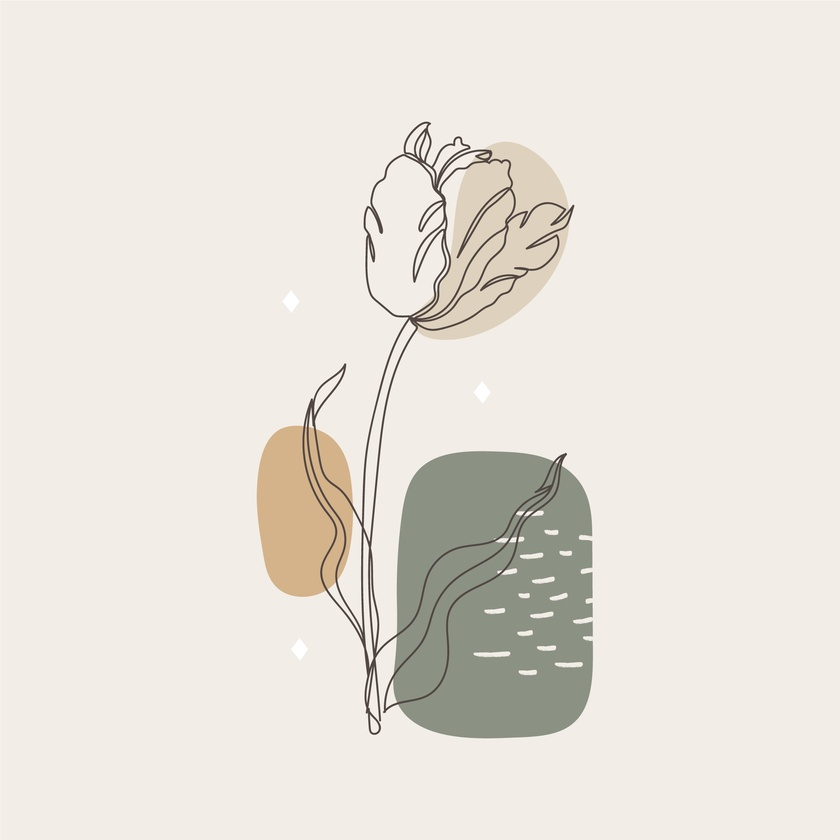
#> input picture MakeItCake/6733768.jpg, 840 x 840 px, shrunk from 2000 x 2000 before the run
$ python -i image_utils.py   (imports and definitions only)
#> lines starting #> are read from the running program, lines starting #| are printed output that depends on the picture; after the words box and inside, x2 and y2 are one past the last pixel; in counts of white or black regions, pixels touching at a corner belong together
import cv2
import svgwrite
from svgwrite.path import Path
from skimage.morphology import skeletonize
from skimage import img_as_ubyte
import tempfile
import requests
import io
from PIL import Image


# API Hugging Face
API_URL = "https://api-inference.huggingface.co/models/stabilityai/stable-diffusion-2-1"
headers = {"Authorization": "Bearer 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"}


def create_temp_folder():
    temp_folder = tempfile.mkdtemp()
    return temp_folder

# [11 lines left out: function contour_to_bezier, not called in this run]


def find_contour_bbox(image):
    binary = cv2.adaptiveThreshold(image, 255, cv2.ADAPTIVE_THRESH_GAUSSIAN_C, cv2.THRESH_BINARY_INV, 11, 2)

    contours, _ = cv2.findContours(binary, cv2.RETR_EXTERNAL, cv2.CHAIN_APPROX_SIMPLE)

    if not contours:
        return None

    # Инициализация начальных значений для области обрезки
    x_min = image.shape[1]
    y_min = image.shape[0]
    x_max = 0
    y_max = 0

    # Обновление области обрезки для каждого контура
    for contour in contours:
        x, y, w, h = cv2.boundingRect(contour)
        x_min = min(x_min, x)
        y_min = min(y_min, y)
        x_max = max(x_max, x + w)
        y_max = max(y_max, y + h)

    return x_min, y_min, x_max - x_min, y_max - y_min

def jpg_to_svg(input_path, output_path):
    # Загрузка изображения
#> called with input_path = '../6733768.jpg', output_path = 'out.png'
    image = cv2.imread(input_path, cv2.IMREAD_GRAYSCALE)
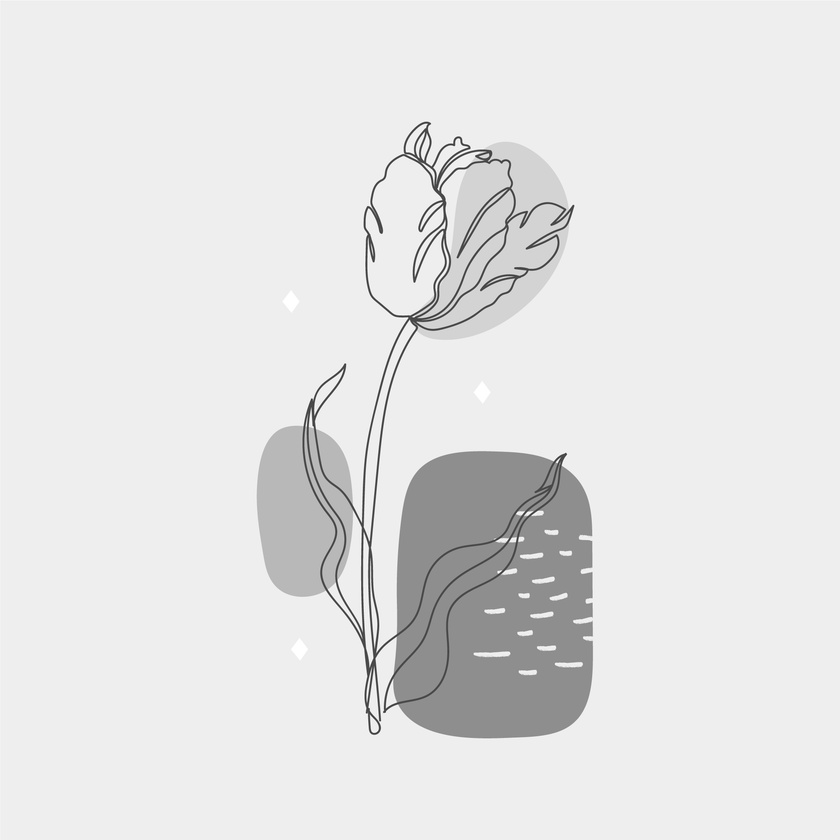
#> image: shape (840, 840); min 43, max 255, mean 227.4

    # Отражение изображения относительно оси Y
    image = cv2.flip(image, 0)
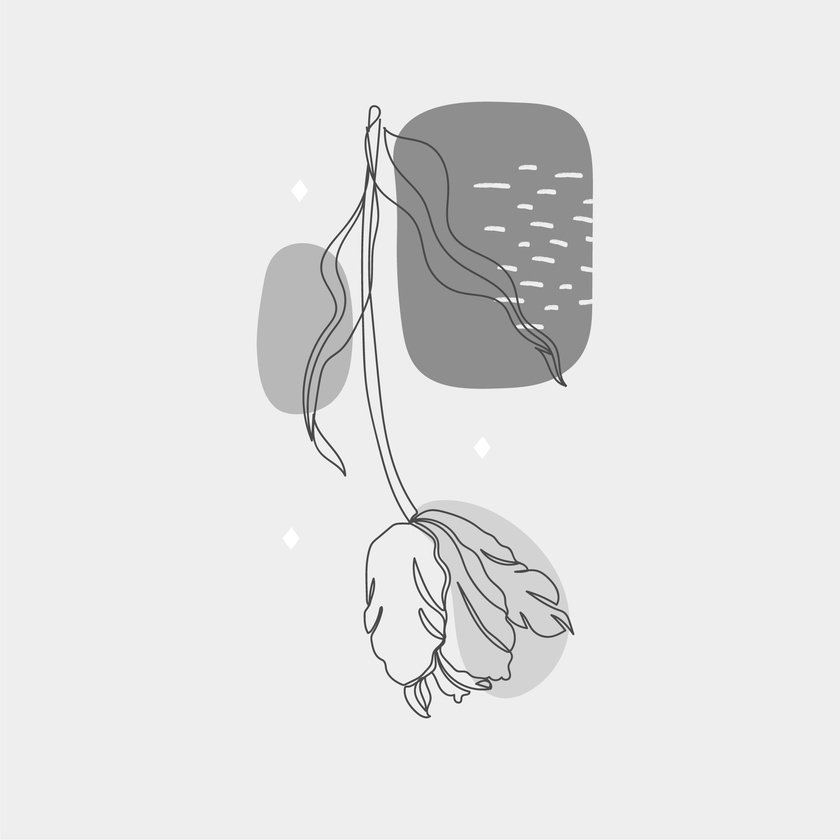
#> image: shape (840, 840); min 43, max 255, mean 227.4

    image = cv2.GaussianBlur(image, (5, 5), 0)

    # Определение области обрезки
    crop_params = find_contour_bbox(image)
#> in find_contour_bbox, `binary = cv2.adaptiveThreshold(image, 255, cv2.ADAPTIVE_THRESH_GAUSSIA..`:
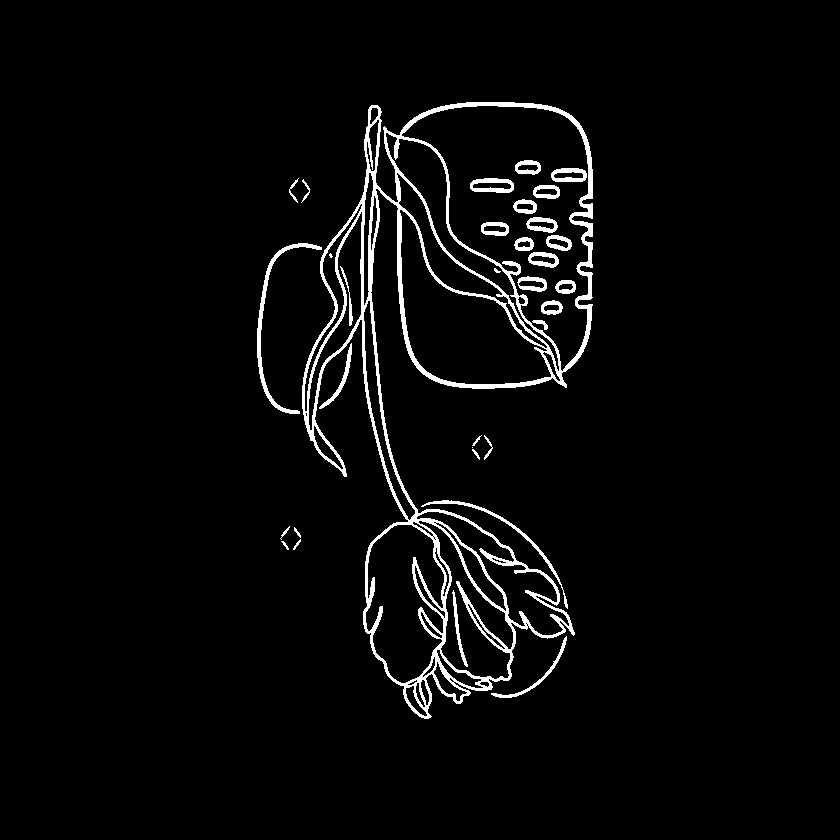
#> binary: shape (840, 840); 3.5% white; 33 white regions (3 under 20 px)
#> in find_contour_bbox, `contours, _ = cv2.findContours(binary, cv2.RETR_EXTERNAL, cv2.CHAIN_AP..`: contours = 15 contours, 7 with area under 20; largest, box (x1, y1, x2, y2) and area: (302, 102, 593, 719) 90056, (257, 243, 322, 414) 716, (421, 500, 568, 609) 406, (491, 636, 567, 698) 248, (319, 343, 352, 409) 222, (484, 435, 493, 460) 35, (289, 178, 299, 203) 34, (301, 179, 310, 203) 30
#> the loop in find_contour_bbox, `for contour in contours:` made 15 passes
#> (x, y, w, h, x_min, y_min, x_max, y_max) on passes 1 to 12: (491, 636, 76, 62, 491, 636, 567, 698), (281, 541, 8, 9, 281, 541, 567, 698), (293, 539, 8, 11, 281, 539, 567, 698), (294, 527, 7, 11, 281, 527, 567, 698), (280, 526, 10, 14, 280, 526, 567, 698), (421, 500, 147, 109, 280, 500, 568, 698), (472, 449, 8, 11, 280, 449, 568, 698), (472, 447, 1, 1, 280, 447, 568, 698), (484, 435, 9, 25, 280, 435, 568, 698), (472, 435, 10, 11, 280, 435, 568, 698), (319, 343, 33, 66, 280, 343, 568, 698), (257, 243, 65, 171, 257, 243, 568, 698)
#> crop_params = (257, 102, 336, 617)

    if crop_params is not None:
        crop_x, crop_y, crop_width, crop_height = crop_params
#> crop_x = 257; crop_y = 102; crop_width = 336; crop_height = 617
        cropped_image = image[crop_y:crop_y + crop_height, crop_x:crop_x + crop_width]
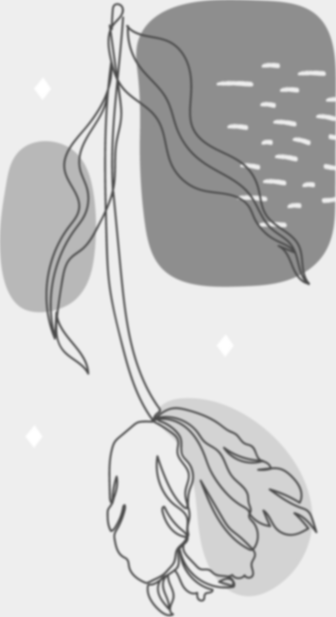
#> cropped_image: shape (617, 336); min 74, max 255, mean 201.9

        # Преобразование в SVG
        binary = cv2.adaptiveThreshold(cropped_image, 255, cv2.ADAPTIVE_THRESH_GAUSSIAN_C, cv2.THRESH_BINARY_INV, 11, 2)
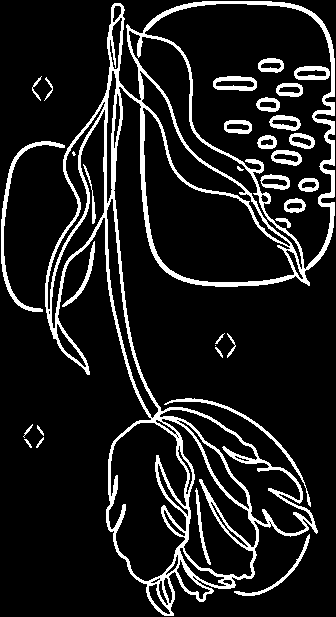
#> binary: shape (617, 336); 12% white; 33 white regions (3 under 20 px), largest, box (x1, y1, x2, y2) and area: (45, 1, 335, 616) 18764, (1, 141, 65, 312) 900, (164, 398, 311, 507) 584
        skeleton = skeletonize(binary // 255)
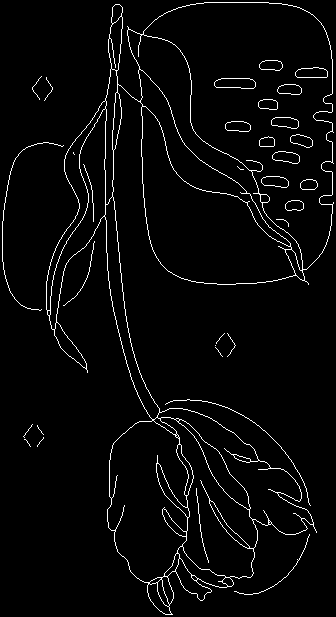
#> skeleton: shape (617, 336) bool; 3.3% white in thin lines or dots
        skeleton = img_as_ubyte(skeleton)
#> skeleton: shape (617, 336); 3.3% white in thin lines or dots

        contours, _ = cv2.findContours(skeleton, cv2.RETR_LIST, cv2.CHAIN_APPROX_SIMPLE)
#> contours = 86 contours, 26 with area under 20; largest, box (x1, y1, x2, y2) and area: (46, 2, 334, 615) 85838, (143, 2, 333, 270) 27832, (141, 106, 296, 285) 12764, (107, 420, 189, 583) 9594, (160, 417, 258, 579) 6246

#> (the run stopped early here; a loop or call above may not have finished)
